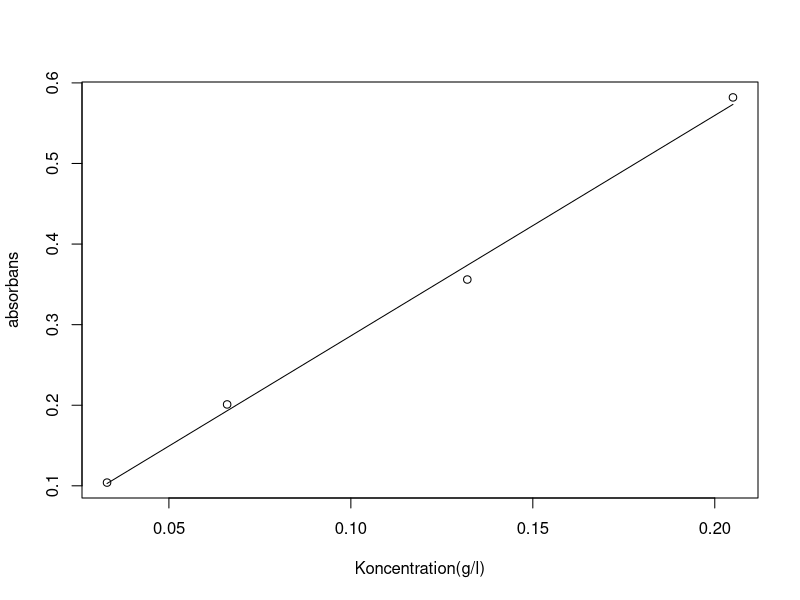

The R script that drew this image:
kon = c(0.205, 0.132, 0.066, 0.033)
abs = c(0.582, 0.356, 0.201, 0.104)

fit = lm(abs ~ kon)

coeff = coef(fit)

coeff

func = function(x){(x-coeff[1])/coeff[2]}

absorp = (0.042+0.045)/2

konv = func(absorp)

konh = 0.205-konv

lige = konh/konv

konv
konh
lige

plot(kon, abs, xlab = "Koncentration(g/l)", ylab = "absorbans")
lines(kon, predict(fit))
